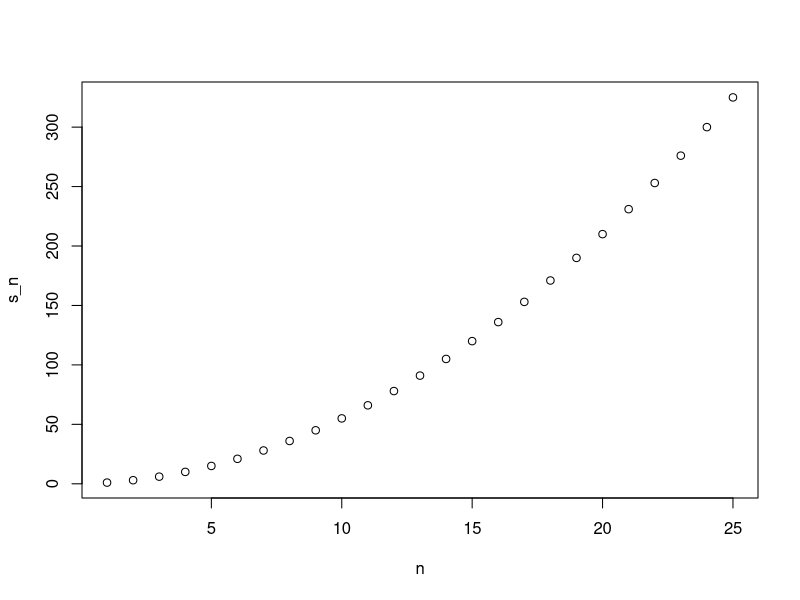
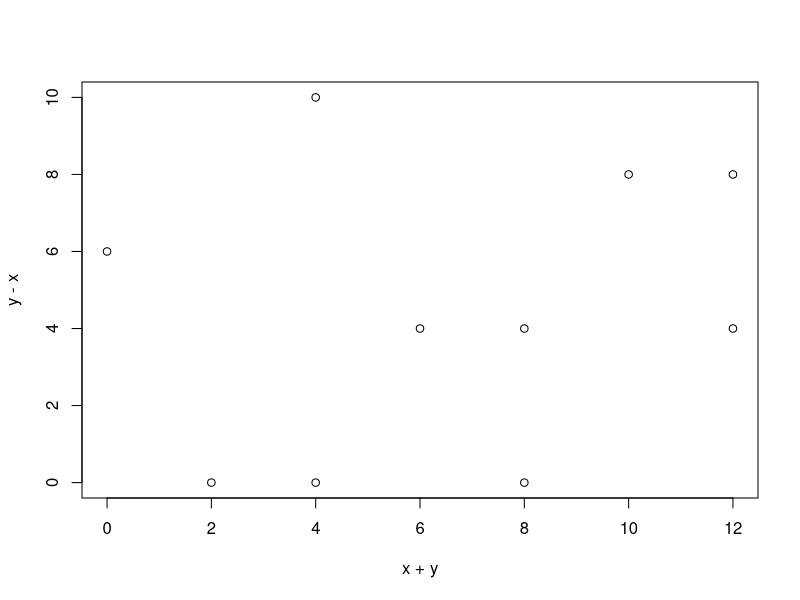

Write R code to recreate these figures, in order. (Note: this script raises an error after producing the figures.)
## ---- chunk 1
a<-0

if(a!=0){
  print(1/a)
} else{
  print("No reciprocal for 0.")
}
## ---- chunk 2
library(dslabs)
data(murders)
murder_rate<-murders$total/murders$population*100000
## ---- chunk 3
ind<- which.min(murder_rate)

if(murder_rate[ind] < 0.5){
  print(murders$state[ind])
} else{
  print("No state has murder rate that low")
}
## ---- chunk 4
if(murder_rate[ind] < 0.25){
  print(murders$state[ind])
} else{
  print("No state has murder rate that low")
}
## ---- chunk 5
a<-0
ifelse(a>0,1/a,NA)
## ---- chunk 6
a<- c(0,1,2,-4,5)
result<- ifelse(a>0,1/a,NA)
## ---- chunk 7
data("na_example")
no_nas<- ifelse(is.na(na_example),0,na_example)
sum(is.na(no_nas))
## ---- chunk 8
z<- c(TRUE, TRUE, FALSE)
any(z)
all(z)
## ---- chunk 9
avg <- function(x){
  s<- sum(x)
  n<- length(x)
  s/n
}
## ---- chunk 10
x<- 1:100
identical(mean(x),avg(x))
## ---- chunk 11
s<-3
avg(1:10)
s
## ---- chunk 12
#my_function <- function(VARIABLE_NAME){
#  perform operations on VARIABLE_NAME and calculate VALUE
#  VALUE
#}
## ---- chunk 13
avg<- function(x, arithmetic = TRUE){
  n<- length(x)
  ifelse(arithmetic, sum(x)/n, prod(x)^(1/n))
}
help(prod)
## ---- chunk 14
#The following objects are masked from ‘package:stats’:
#    filter, lag
#The following objects are masked from ‘package:base’:
#    intersect, setdiff, setequal, union
## ---- chunk 15
search()
## ---- chunk 16
stats::filter
## ---- chunk 17
dplyr::filter
## ---- chunk 18
compute_s_n <- function(n){
  x<-1:n
  sum(x)
}
## ---- chunk 19
for(i in 1:5){
  print(i)
}
## ---- chunk 20
m<-25
s_n <-vector(length=m)
for(n in 1:m){
  s_n[n]<- compute_s_n(n)
}
## ---- chunk 21
n<-1:m
plot(n,s_n)
## ---- chunk 22
x <- 1:10
sqrt(x)
y <- 1:10
x*y
## ---- chunk 23
n<-1:25
compute_s_n(n)
## ---- chunk 24
x<- 1:10
sapply(x, sqrt)
## ---- chunk 25
n<-1:25
s_n<-sapply(n, compute_s_n)
s_n
## ---- chunk 26
x<-c(1,2,-3,4)

if(all(x>0)){
  print("All Positives")
} else{
  print("Not all positives")
}
# ans: "Not all positives"
## ---- chunk 27
ifelse(nchar(murders$state)>8, murders$abb, murders$state)
## ---- chunk 28
sum_n<- function(n){
  x<-1:n
  sum(x)
}
sum_n(5000)
## ---- chunk 29
altman_plot<-function(x,y){
  plot(x+y,y-x)
}
altman_plot(x,y)
## ---- chunk 30
x <- 3
my_func <- function(y){
  x <- 5
  y+5
}
# ans:5
## ---- chunk 31
compute_s_n<- function(n){
  x<-1:n
  sum(x^2)
}
compute_s_n(10)
## ---- chunk 32
s_n<-vector("numeric",25)
for(n in 1:25){
  s_n[n]<- compute_s_n(n)
}
s_n
## ---- chunk 33
s_n<-vector("numeric",25)
n<-1:25
s_n<-sapply(n, compute_s_n)
s_n
## ---- chunk 34
s_n<-vector("numeric",25)
s_n<-1:25
map_dbl(s_n,compute_s_n)
## ---- chunk 35
s_n<-vector("numeric",25)
n<-1:25
s_n<-sapply(n, compute_s_n)
plot(n,s_n)
## ---- chunk 36
n<-1:25
s_n <- n*(n+1)*(2*n+1)/6
plot(n,s_n)
# 위의 11번 그래프와 같음.
